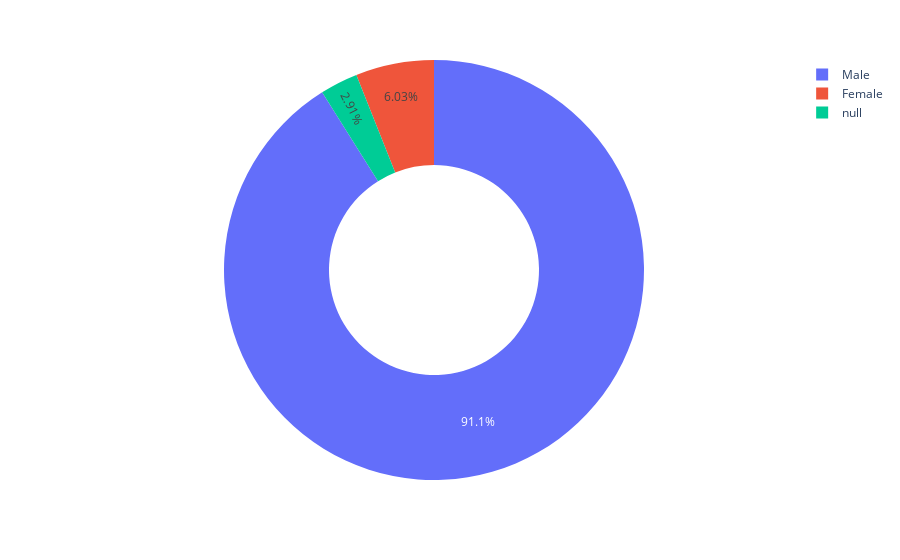

The cell this chart's notebook holds for it:
### Markdown cell above
**Challenge**: Create a [donut chart using plotly](https://plotly.com/python/pie-charts/) which shows how many prizes went to men compared to how many prizes went to women. What percentage of all the prizes went to women?

### Code cell
px.pie(df, df['sex'], hole=0.5)

### Figure 1 — Plotly figure (JSON) as saved in the notebook; plotly's stock layout.template omitted (floating-point values rounded to 4 significant figures; data arrays with more than 128 entries replaced by an {"elided": "..."} marker saying what was removed)
{"data": [{"domain": {"x": [0, 1], "y": [0, 1]}, "hole": 0.5, "hovertemplate": "sex=%{label}<extra></extra>", "labels": {"elided": "962 str values"}, "legendgroup": "", "name": "", "showlegend": true, "type": "pie"}], "layout": {"autosize": true, "legend": {"tracegroupgap": 0}, "margin": {"t": 60}}}
